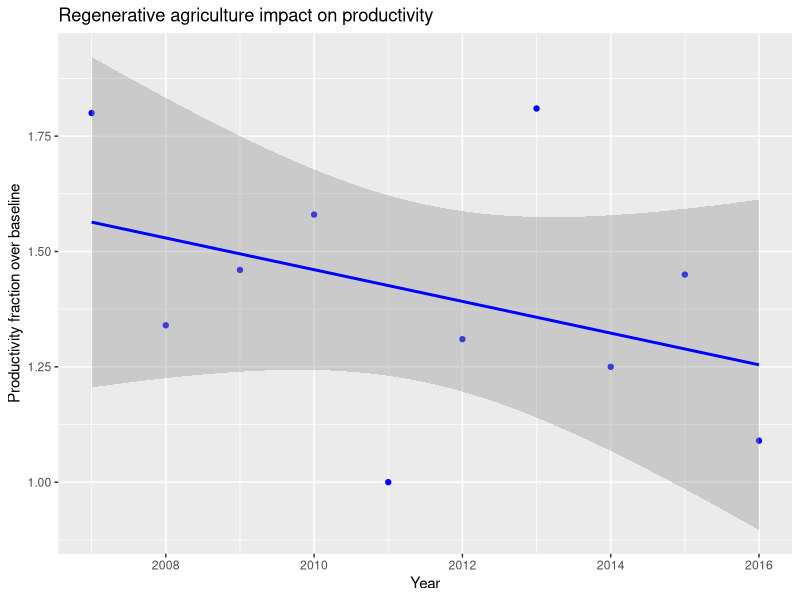
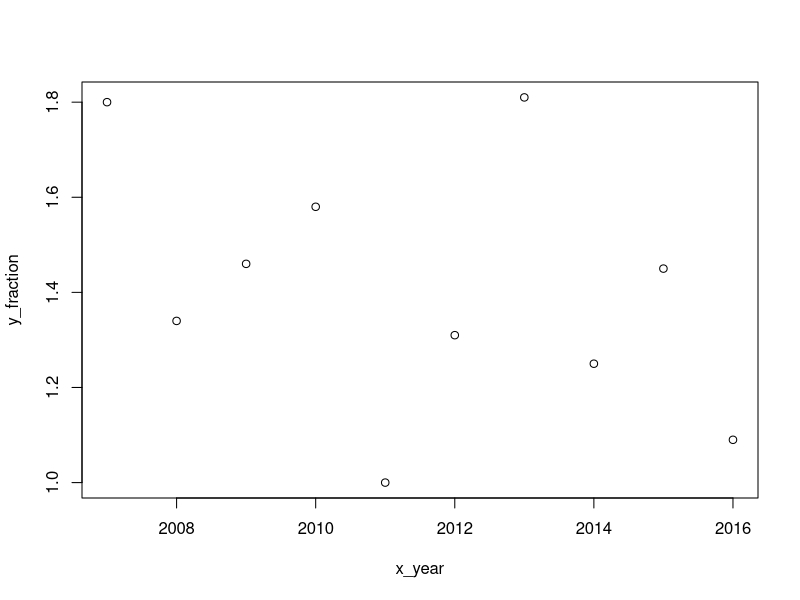

R code for these plots, in order:

x_year <- c(2007, 2008, 2009, 2010, 2011, 2012, 2013, 2014, 2015, 2016)
y_fraction <- c(1.80, 1.34, 1.46, 1.58, 1.00, 1.31, 1.81, 1.25, 1.45, 1.09)

### Data taken from "Regen Ag.xlsx" data file

production <- data.frame(x_year, y_fraction)

### Linear model

library(tidyverse)
library(ggpubr)

ggplot(production, aes(x = x_year, y = y_fraction)) + 
  geom_point(col = "blue") +
  geom_smooth(method = "lm", col = "blue") +
  xlab("Year") + ylab("Productivity fraction over baseline") +
  ggtitle("Regenerative agriculture impact on productivity")


plot(y_fraction~x_year)
lm(y_fraction~x_year)
